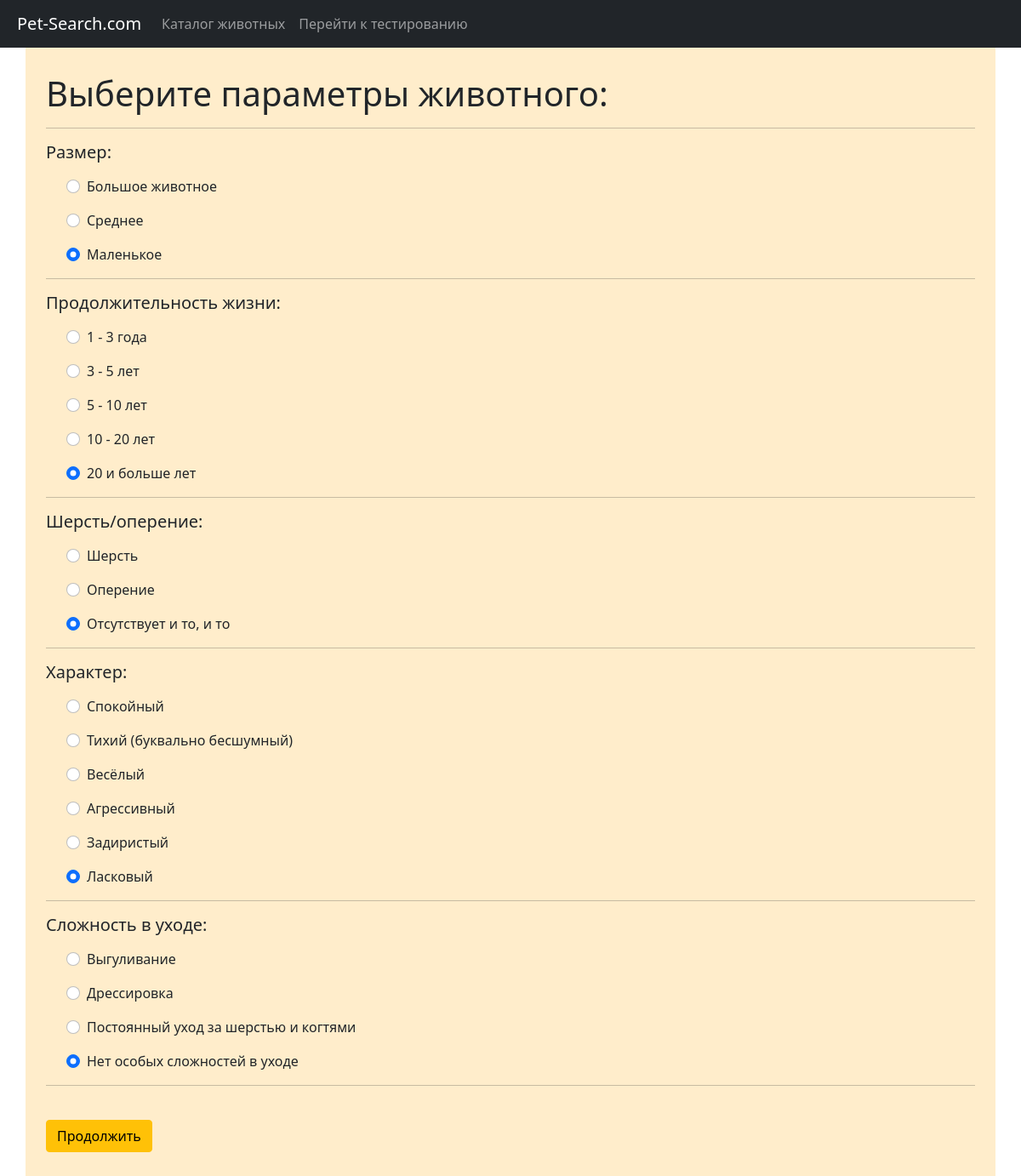
/filter/, run on the app's committed database.
### quiz/models.py (models this page shows, shortened)
class FilterQuestion(models.Model):
    title = models.TextField()
    cur_answer = models.TextField(default=None)

class FilterQuestionUnit(models.Model):
    question = models.ForeignKey(to=FilterQuestion, related_name='options', on_delete=models.CASCADE)
    text = models.TextField()

### quiz/views.py (the view)
# urls.py: path('filter/', filter_view, name='filter'),
def filter_view(request):
    if request.method == 'POST':
        questions = FilterQuestion.objects.all()
        for q in questions:
            answer = request.POST.get(q.title)
            q.cur_answer = answer
            q.save()
        filtered = filter_animals(questions)
        return HttpResponseRedirect(reverse('catalog', args='t'))
    else:
        questions = FilterQuestion.objects.all()
        context = {
            'questions': questions
        }
        return render(request, 'filter.html', context)

### templates/filter.html (shortened to what this page needs)
{% extends 'index.html' %}
{% block content %}
    <div class="container " style="padding-bottom: 50px; padding-top: 30px">
        <h1>Выберите параметры животного:</h1>
        <hr>
        <form method='post' action=''>
            {% for q  in questions %}
                <div class="form-group">
                    <h5><label for="question">{{ q.title }}:</label></h5>
                </div>
                <div class="form-check">
                    {% for ans in q.options.all %}
                        <div class="form-check">
                            <p><input class="form-check-input" type="radio" name="{{ q.title }}" id="gridRadios1"
                                      value="{{ ans.text }}" checked></p>
                            <label class="form-check-label" for="gridRadios1">
                                {{ ans.text }}
                            </label>
                        </div>
                    {% endfor %}
                </div>
                <hr>
            {% endfor %}
            <br>
            <button type="submit" class="btn btn-warning">Продолжить</button>
        </form>
    </div>
{% endblock %}

### data on the page
FilterQuestion: title "Размер"
FilterQuestionUnit: text "Большое животное"
FilterQuestionUnit: text "Среднее"
FilterQuestionUnit: text "Маленькое"
FilterQuestion: title "Продолжительность жизни"
FilterQuestionUnit: text "1 - 3 года"
FilterQuestionUnit: text "3 - 5 лет"
FilterQuestionUnit: text "5 - 10 лет"
FilterQuestionUnit: text "10 - 20 лет"
FilterQuestionUnit: text "20 и больше лет"
FilterQuestion: title "Шерсть/оперение"
FilterQuestionUnit: text "Шерсть"
FilterQuestionUnit: text "Оперение"
FilterQuestionUnit: text "Отсутствует и то, и то"
FilterQuestion: title "Характер"
FilterQuestionUnit: text "Спокойный"
FilterQuestionUnit: text "Тихий (буквально бесшумный)"
FilterQuestionUnit: text "Весёлый"
FilterQuestionUnit: text "Агрессивный"
FilterQuestionUnit: text "Задиристый"
FilterQuestionUnit: text "Ласковый"
FilterQuestion: title "Сложность в уходе"
FilterQuestionUnit: text "Выгуливание"
FilterQuestionUnit: text "Дрессировка"
FilterQuestionUnit: text "Постоянный уход за шерстью и когтями"
FilterQuestionUnit: text "Нет особых сложностей в уходе"
